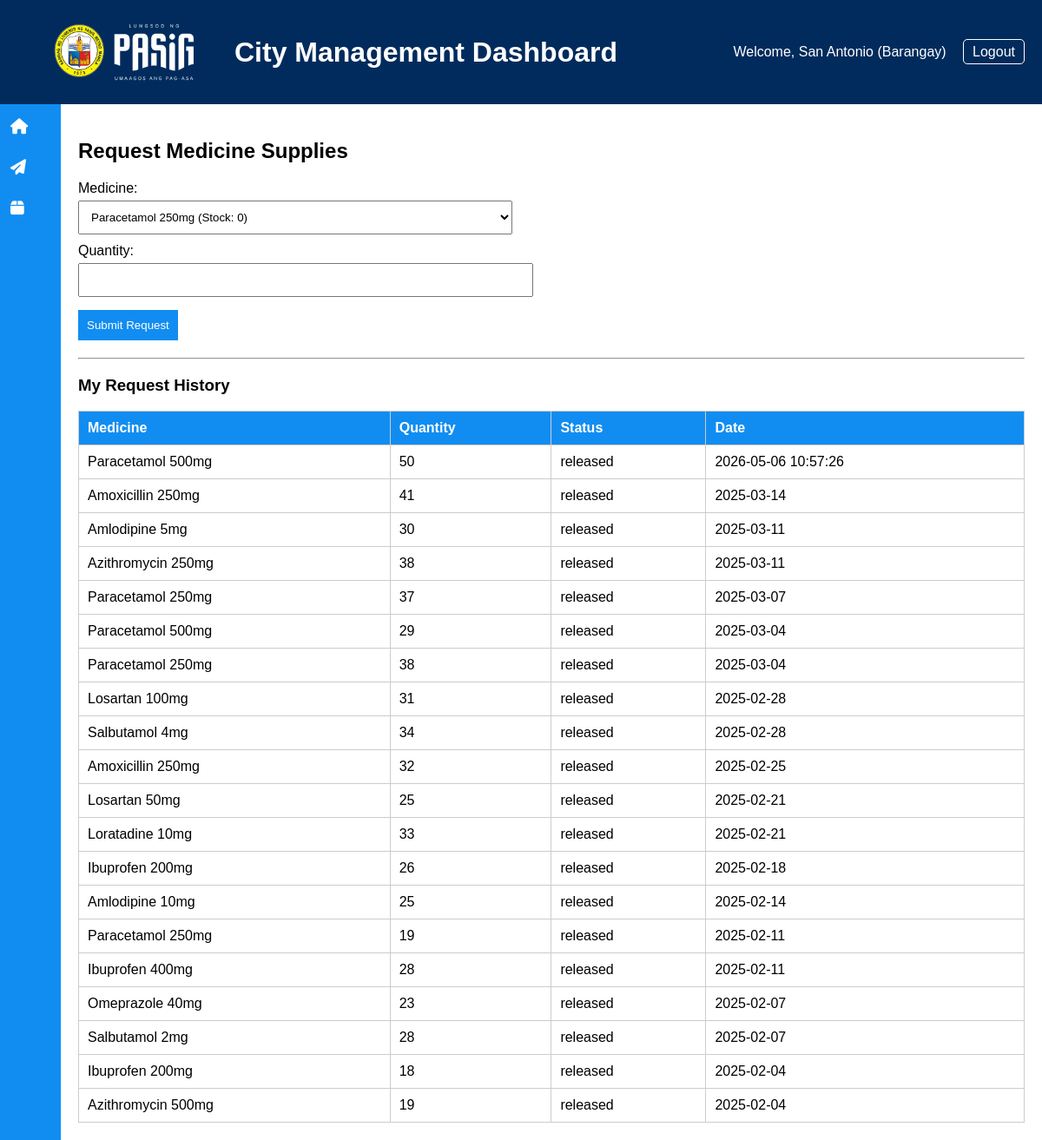
Screenshot of /barangay/request (signed in) with the database file from the repository.
### tables this page shows
CREATE TABLE requests (
    id INTEGER PRIMARY KEY AUTOINCREMENT,
    barangay_id INTEGER,
    medicine_id INTEGER,
    quantity INTEGER,
    status TEXT DEFAULT 'pending',
    date TEXT
, action_by TEXT, action_date TEXT);

CREATE TABLE medicines (
    id INTEGER PRIMARY KEY AUTOINCREMENT,
    name TEXT,
    stock INTEGER DEFAULT 0
);

### blueprints/barangay.py (the view, shortened to what this page needs)
@barangay_bp.route("/request", methods=["GET", "POST"])
def request_supplies():
    if session.get("role") != "barangay":
        return redirect(url_for("auth.login"))
    conn = get_db()
    cur = conn.cursor()
    medicines = cur.execute("""
    SELECT m.id,
           m.name,
           COALESCE(bi.stock, 0) AS stock
    FROM medicines m
    LEFT JOIN barangay_inventory bi
        ON m.id = bi.medicine_id
        AND bi.barangay_id = ?
    """, (session["barangay_id"],)).fetchall()
    barangay_id = session.get("barangay_id")
    history = cur.execute("""
        SELECT m.name AS medicine,
               r.quantity,
               r.status,
               r.date
        FROM requests r
        JOIN medicines m ON m.id = r.medicine_id
        WHERE r.barangay_id = ?
        ORDER BY r.date DESC
    """, (barangay_id,)).fetchall()
    conn.close()
    return render_template(
        "barangay/request_supplies.html",
        medicines=medicines,
        history=history,
        username=session["username"]
    )

### blueprints/barangay.py (called while the page is built)
def get_db():
    conn = sqlite3.connect("database.db")
    conn.row_factory = sqlite3.Row
    return conn

### templates/barangay/request_supplies.html (shortened to what this page needs)
{% extends "barangay/base_barangay.html" %}
{% block content %}
<h2>Request Medicine Supplies</h2>
<form method="POST" action="{{ url_for('barangay.request_supplies') }}" class="supply-form">
    <label>Medicine:</label>
    <select name="medicine_id" required>
        {% for m in medicines %}
        <option value="{{ m.id }}">
            {{ m.name }} (Stock: {{ m.stock }})
        </option>
        {% endfor %}
    </select>
    <label>Quantity:</label>
    <input type="number" name="quantity" min="1" required>
    <button type="submit">Submit Request</button>
</form>
<hr>
<h3>My Request History</h3>
<table>
    <thead>
        <tr>
            <th>Medicine</th>
            <th>Quantity</th>
            <th>Status</th>
            <th>Date</th>
        </tr>
    </thead>
    <tbody>
        {% if history %}
            {% for r in history %}
            <tr>
                <td>{{ r.medicine }}</td>
                <td>{{ r.quantity }}</td>
                <td>{{ r.status }}</td>
                <td>{{ r.date }}</td>
            </tr>
            {% endfor %}
        {% else %}
        <tr>
            <td colspan="4">No requests yet</td>
        </tr>
        {% endif %}
    </tbody>
</table>
{% endblock %}

### static/style.css (style rules this page uses)
.dashboard-body { margin: 0; font-family: Arial, sans-serif; background-color: #f2f2f2; }
table { width: 100%; border-collapse: collapse; margin-top: 10px; }
th, td { border: 1px solid #ccc; padding: 10px; text-align: left; }
th { background-color: #118df1; color: white; }
.supply-form { max-width: 500px; margin-bottom: 20px; }
.supply-form label { display: block; margin-top: 10px; }
.supply-form input, .supply-form select { width: 100%; padding: 10px; margin-top: 5px; }
.supply-form button { margin-top: 15px; padding: 10px; background-color: #118df1; color: white; border: none; cursor: pointer; }

### rows the page displays
requests: medicine "Paracetamol 500mg", quantity "50", status "released", date "2026-05-06 10:57:26"
requests: medicine "Amoxicillin 250mg", quantity "41", status "released", date "2025-03-14"
requests: medicine "Amlodipine 5mg", quantity "30", status "released", date "2025-03-11"
requests: medicine "Azithromycin 250mg", quantity "38", status "released", date "2025-03-11"
requests: medicine "Paracetamol 250mg", quantity "37", status "released", date "2025-03-07"
requests: medicine "Paracetamol 500mg", quantity "29", status "released", date "2025-03-04"
requests: medicine "Paracetamol 250mg", quantity "38", status "released", date "2025-03-04"
requests: medicine "Losartan 100mg", quantity "31", status "released", date "2025-02-28"
requests: medicine "Salbutamol 4mg", quantity "34", status "released", date "2025-02-28"
requests: medicine "Amoxicillin 250mg", quantity "32", status "released", date "2025-02-25"
requests: medicine "Losartan 50mg", quantity "25", status "released", date "2025-02-21"
requests: medicine "Loratadine 10mg", quantity "33", status "released", date "2025-02-21"
requests: medicine "Ibuprofen 200mg", quantity "26", status "released", date "2025-02-18"
requests: medicine "Amlodipine 10mg", quantity "25", status "released", date "2025-02-14"
requests: medicine "Paracetamol 250mg", quantity "19", status "released", date "2025-02-11"
requests: medicine "Ibuprofen 400mg", quantity "28", status "released", date "2025-02-11"
requests: medicine "Omeprazole 40mg", quantity "23", status "released", date "2025-02-07"
requests: medicine "Salbutamol 2mg", quantity "28", status "released", date "2025-02-07"
requests: medicine "Ibuprofen 200mg", quantity "18", status "released", date "2025-02-04"
requests: medicine "Azithromycin 500mg", quantity "19", status "released", date "2025-02-04"

### other values shown
{{ username }} "San Antonio"
form field medicine_id "Paracetamol 250mg (Stock: 0)"
